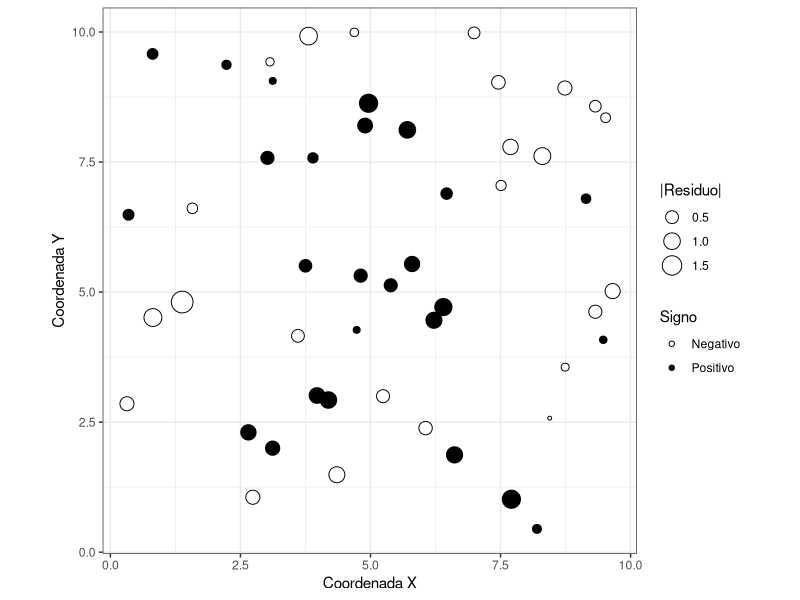

The R script that drew this image:

# ------------------------------------------------
# Diagrama de burbujas espacial de residuos
# Inspirada en Zuur et al. (2017)
# ------------------------------------------------
library(ggplot2)
library(MASS)
set.seed(1423)
n_sp <- 50 # numero observaciones

# Coordenadas espaciales (malla)
x <- runif(n_sp, 0, 10)
y <- runif(n_sp, 0, 10)
coords <- cbind(x, y)

# Distancias
dist_mat <- as.matrix(dist(coords))

# Matriz de covarianzas
cov_mat <- exp(-(dist_mat^2) / 2)

# Residuos
res_sp <- as.numeric(mvrnorm(1, mu = rep(0, n_sp), Sigma = cov_mat))

# Representacion gráfica bubbleplot
df_sp <- data.frame(
  x = x,
  y = y,
  residuo = res_sp,
  signo = ifelse(res_sp >= 0, "Positivo", "Negativo")
)

ggplot(df_sp, aes(x = x, y = y)) +
  geom_point(
    aes(size = abs(residuo), fill = signo),
    shape = 21,
    color = "black"
  ) +
  scale_fill_manual(values = c("Negativo" = "white", "Positivo" = "black")) +
  scale_size(range = c(1, 7)) +
  coord_equal() +
  labs(x = "Coordenada X", y = "Coordenada Y",
       size = "|Residuo|", fill = "Signo") +
  theme_bw()
